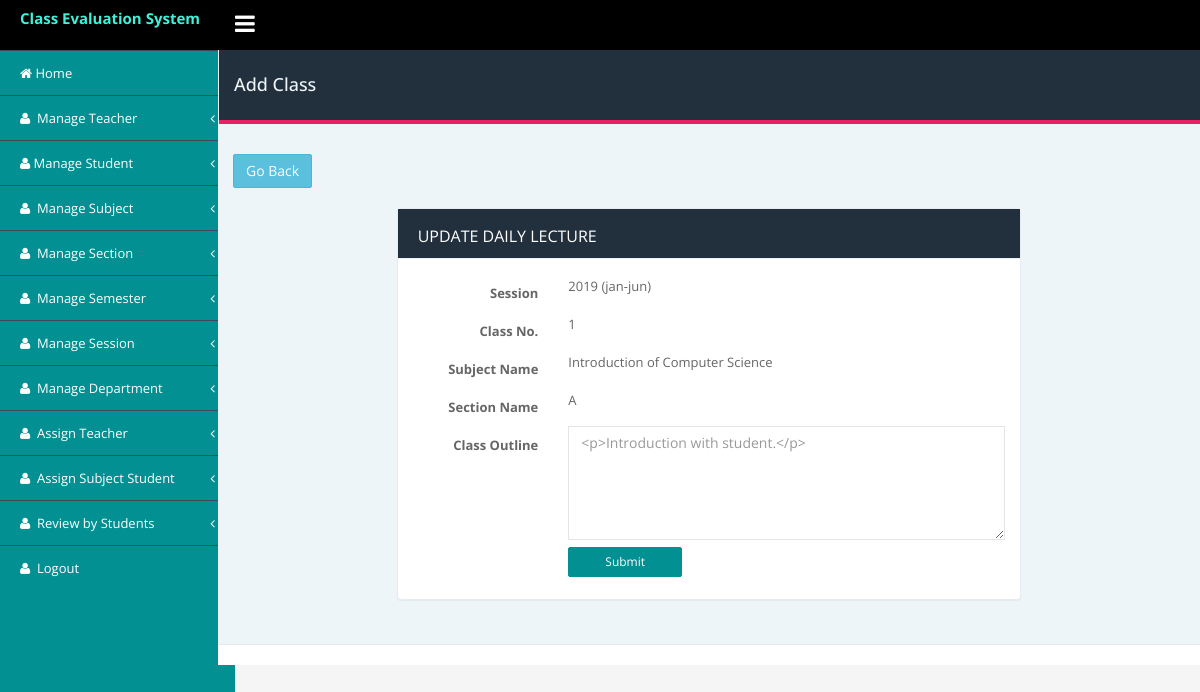
The page /admin/course_outline/update_course_outline_daily.php?id=1 (signed in) on the database its author committed.
### tables this page shows
CREATE TABLE `daily_class_lecture` (
  `id` int(11) NOT NULL,
  `assign_class_id` int(11) DEFAULT NULL COMMENT 'this id from assign class table',
  `course_outline` longtext,
  `class_no` int(11) DEFAULT NULL,
  `status` int(11) DEFAULT '1',
  `created_at` datetime DEFAULT NULL,
  `updated_at` timestamp NULL DEFAULT CURRENT_TIMESTAMP ON UPDATE CURRENT_TIMESTAMP
);

CREATE TABLE `session` (
  `id` int(11) NOT NULL,
  `session_name` varchar(255) DEFAULT NULL,
  `year` year(4) NOT NULL,
  `status` tinyint(4) DEFAULT '1',
  `created_at` datetime DEFAULT NULL,
  `updated_at` timestamp NULL DEFAULT CURRENT_TIMESTAMP
);

CREATE TABLE `subject` (
  `id` int(11) NOT NULL,
  `subject_id` varchar(150) DEFAULT NULL,
  `subject_name` varchar(255) NOT NULL,
  `semester` int(11) DEFAULT NULL,
  `status` tinyint(4) NOT NULL DEFAULT '1' COMMENT '1=active,0=inactive',
  `created_at` datetime NOT NULL,
  `updated_at` timestamp NOT NULL DEFAULT CURRENT_TIMESTAMP
);

CREATE TABLE `section` (
  `id` int(11) NOT NULL,
  `section_name` varchar(255) DEFAULT NULL,
  `status` tinyint(4) DEFAULT '1' COMMENT '1=active,0=inactive',
  `created_at` datetime DEFAULT NULL,
  `updated_at` timestamp NULL DEFAULT NULL
);

### admin/course_outline/update_course_outline_daily.php (the view, shortened to what this page needs)
<?php include('../includes/db/connection_db.php');?>
<!DOCTYPE html>
<html lang="en">
<head>
        <?php include('../includes/head_link.php');?>
    </head>
    <body class="fixed-top">
        <div id="wrapper">
             <?php include('../includes/nav_header.php');?>
            <div class="page-container">
                <?php include('../includes/left_sidebar.php');?>
                <div class="page-content-wrapper">
                    <div class="content-wrapper container">
                        <div class="row">
                            <div class="col-sm-12">
                                <div class="page-title">
                                    <div class="row">
                                        <h4 class="pull-left">Add Class</h4>
                                    </div>
                                </div>
                                <a class="btn btn-info" href="daily_class_lecture.php?id=<?php echo $_SESSION['page_id']?>">Go back</a>
                            </div>
                        </div>
                        <div class="row">
                            <div class="col-md-8 col-md-offset-2">
                                <div class="panel panel-card margin-b-30">
                                    <div class="panel-heading">
                                      Update Daily Lecture
                                    </div>
                                    <div class="panel-body">
                                    <form class="form-horizontal" method="post" action="<?=$base?>/sql/update_sql.php">
                                    <?php
                                                if(isset($_GET['id'])){
                                                    $class_no_id = $_GET['id'];
                                                }
                                                $sql = "SELECT class_no, course_outline,
                                                section.section_name as section,
                                                session.session_name as session,
                                                session.year as s_year,
                                                subject.subject_name as subject
                                                from daily_class_lecture
                                                inner join assign_class
                                                on assign_class.id=daily_class_lecture.assign_class_id
                                                inner join assign_teacher as ast
                                                on ast.id = assign_class.assign_teacher_id
                                                inner join subject
                                                on subject.id=ast.subject_id
                                                inner join session
                                                on ast.session_id=session.id
                                                inner join section
                                                on ast.section_id=section.id
                                                where daily_class_lecture.id = $class_no_id and daily_class_lecture.status = 1";
                                                $result = $conn->query($sql);
                                                if ($result->num_rows > 0) {
                                                while($data = $result->fetch_assoc()) {
                                                 $section=$data['section'];
                                                 $session=$data['session'];
                                                 $s_year=$data['s_year'];
                                                 $subject=$data['subject'];
                                                 $course_outline=$data['course_outline'];
                                                 $class_no=$data['class_no'];
                                                ?>
                                                <div class="form-group">
                                                <label class="col-lg-3 control-label">Session
                                                </label>
                                                <div class="col-lg-9">
                                                <?php echo $s_year." (".$session.")";?>
                                                </div>
                                                </div>
                                                <div class="form-group">
                                                <label class="col-lg-3 control-label">Class No.
                                                </label>
                                                <div class="col-lg-9">
                                                <?php echo $class_no;?>
                                                </div>
                                                </div>
                                                <div class="form-group">
                                                <label class="col-lg-3 control-label">Subject Name
                                                </label>
                                                <div class="col-lg-9">
                                                <?=$subject;?>
                                                </div>
                                                </div>
                                                <div class="form-group">
                                                <label class="col-lg-3 control-label">Section Name
                                                </label>
                                                <div class="col-lg-9">
                                                <?=$section;?>
                                                </div>
                                                </div>
                                                <div class="form-group">
                                                <label class="col-lg-3 control-label">Class Outline
                                                </label>
                                                <div class="col-lg-9">
                                                <textarea name="course_outline" id="" rows="5" class="form-control"><?php echo $course_outline;?></textarea>
                                                </div>
                                                </div>
                                                <div class="form-group">
                                                <div class="col-lg-offset-3 col-lg-9">
                                                    <input type="submit" class="btn btn-sm btn-primary" name="update_course_outline_daily" value="submit">
                                                </div>
                                            </div>
                                                    <?php } } ?>
                                        </form>
                                    </div>
                                </div>
                            </div>
                        </div>
                    </div>
                  <?php include('../includes/footer.php');?>
            </div>
        </div>
    </body>
</html>

### admin/assets/css/style.css (style rules this page uses)
body { font-family: 'Open Sans', sans-serif; font-size: 13px; line-height: 1.42857143; color: #666; background-color: #f5f5f5; min-height: 100%; margin: 0px; padding: 0px; line-height: 24px; overflow-x: hidden; font-weight: 400; }
.margin-b-30 { margin:20px 0px; }
a { color: #3ff1d8; text-decoration: none; }
.btn-primary { color: #fff; background-color: #36c6d3; border-color: #039092; }
.btn:not(.btn-raised).btn-primary, .input-group-btn .btn:not(.btn-raised).btn-primary { color: #fff; }
.btn.btn-sm, .input-group-btn .btn.btn-sm, .btn-group-sm .btn, .btn-group-sm .input-group-btn .btn { padding: 5px 36px; }
.panel { min-width:250px; }
.btn { text-transform: capitalize; font-weight: 400; letter-spacing: 0px; border-radius:2px; -webkit-border-radius: 2px; }
.form-control,.form-control[disabled], .form-control[readonly], fieldset[disabled] .form-control { border-radius: 0px; box-shadow: none; border: 1px solid rgba(0,0,0,0.1); color: #999; background-color: transparent; }
.btn-primary { background-color: #039092; }
.fixed-top .page-container { margin-top: 50px; }
.page-container { margin: 0; padding: 0; position: relative; }
.content-wrapper.container { width: 100%; }
.page-title { margin: 0px; margin-left: -14px; margin-right: -15px; padding-left: 30px; padding-right: 30px; padding-top: 15px; padding-bottom: 15px; margin-bottom: 30px; background-color: #222f3c; color:#eef5f9!important; border-bottom: 4px solid #E91E63; }
.content-wrapper.container { padding-bottom:45px; }
.page-content-wrapper { margin-left: 218px; margin-top: 0; min-height: 600px; background: #eef5f9; position: relative; }
.panel { border: 1px solid #e7ecf1!important; border-radius: 0px; }
.panel-heading { border-bottom: 1px solid #eef1f5; padding: 15px 20px 10px; border-top-left-radius: 0px; border-top-right-radius: 0px; font-size: 16px; text-transform:uppercase; }
.form-group { padding-bottom: 7px; margin: 0px 0 0 0; }
[class*="panel-"] > .panel-heading { border: 0; border-bottom: 1px solid #eef1f5; background-color: #222f3c; color: #fff; }
.panel { margin-bottom: 20px; background-color: #fff; border: 1px solid transparent; border-radius: 4px; -webkit-box-shadow: 0 1px 1px rgba(0,0,0,.05); box-shadow: 0 1px 1px rgba(0,0,0,.05); }

### rows shown on the page
daily_class_lecture: session.year "2019", session.session_name "jan-jun", class_no "1", subject.subject_name "Introduction of Computer Science", section.section_name "A", course_outline "<p>Introduction with student.</p>"
